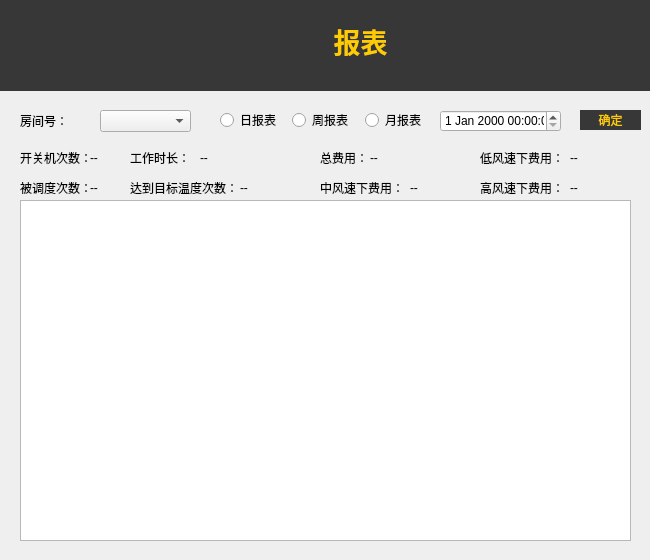
<?xml version="1.0" encoding="UTF-8"?>
<ui version="4.0">
 <class>reportDialog</class>
 <widget class="QDialog" name="reportDialog">
  <property name="windowModality">
   <enum>Qt::ApplicationModal</enum>
  </property>
  <property name="geometry">
   <rect>
    <x>0</x>
    <y>0</y>
    <width>650</width>
    <height>560</height>
   </rect>
  </property>
  <property name="minimumSize">
   <size>
    <width>650</width>
    <height>560</height>
   </size>
  </property>
  <property name="maximumSize">
   <size>
    <width>650</width>
    <height>560</height>
   </size>
  </property>
  <property name="windowTitle">
   <string>生成报表</string>
  </property>
  <property name="windowIcon">
   <iconset>
    <normaloff>:/icon/Icon/main.png</normaloff>:/icon/Icon/main.png</iconset>
  </property>
  <widget class="QTableView" name="tableView">
   <property name="geometry">
    <rect>
     <x>20</x>
     <y>200</y>
     <width>611</width>
     <height>341</height>
    </rect>
   </property>
  </widget>
  <widget class="QDateTimeEdit" name="dateTimeEdit">
   <property name="geometry">
    <rect>
     <x>440</x>
     <y>110</y>
     <width>121</width>
     <height>22</height>
    </rect>
   </property>
  </widget>
  <widget class="QPushButton" name="buttonOk">
   <property name="geometry">
    <rect>
     <x>580</x>
     <y>110</y>
     <width>61</width>
     <height>20</height>
    </rect>
   </property>
   <property name="styleSheet">
    <string notr="true">color: rgb(255, 204, 1);
background-color: rgb(55, 55, 55);
border-style: solid</string>
   </property>
   <property name="text">
    <string>确定</string>
   </property>
  </widget>
  <widget class="QComboBox" name="roomNumComboBox">
   <property name="geometry">
    <rect>
     <x>100</x>
     <y>110</y>
     <width>91</width>
     <height>22</height>
    </rect>
   </property>
   <property name="styleSheet">
    <string notr="true"/>
   </property>
  </widget>
  <widget class="QLabel" name="label">
   <property name="geometry">
    <rect>
     <x>20</x>
     <y>110</y>
     <width>61</width>
     <height>21</height>
    </rect>
   </property>
   <property name="text">
    <string>房间号：</string>
   </property>
  </widget>
  <widget class="QLabel" name="label_2">
   <property name="geometry">
    <rect>
     <x>20</x>
     <y>150</y>
     <width>91</width>
     <height>16</height>
    </rect>
   </property>
   <property name="text">
    <string>开关机次数：</string>
   </property>
  </widget>
  <widget class="QLabel" name="powerLabel">
   <property name="geometry">
    <rect>
     <x>90</x>
     <y>150</y>
     <width>54</width>
     <height>16</height>
    </rect>
   </property>
   <property name="text">
    <string>--</string>
   </property>
  </widget>
  <widget class="QLabel" name="label_4">
   <property name="geometry">
    <rect>
     <x>320</x>
     <y>150</y>
     <width>51</width>
     <height>16</height>
    </rect>
   </property>
   <property name="text">
    <string>总费用：</string>
   </property>
  </widget>
  <widget class="QLabel" name="costLabel">
   <property name="geometry">
    <rect>
     <x>370</x>
     <y>150</y>
     <width>54</width>
     <height>16</height>
    </rect>
   </property>
   <property name="text">
    <string>--</string>
   </property>
  </widget>
  <widget class="QWidget" name="layoutWidget">
   <property name="geometry">
    <rect>
     <x>220</x>
     <y>110</y>
     <width>211</width>
     <height>20</height>
    </rect>
   </property>
   <layout class="QHBoxLayout" name="horizontalLayout">
    <item>
     <widget class="QRadioButton" name="dayRadioButton">
      <property name="text">
       <string>日报表</string>
      </property>
     </widget>
    </item>
    <item>
     <widget class="QRadioButton" name="weekRadioButton">
      <property name="text">
       <string>周报表</string>
      </property>
     </widget>
    </item>
    <item>
     <widget class="QRadioButton" name="monthRadioButton">
      <property name="text">
       <string>月报表</string>
      </property>
     </widget>
    </item>
   </layout>
  </widget>
  <widget class="QLabel" name="label_5">
   <property name="geometry">
    <rect>
     <x>260</x>
     <y>20</y>
     <width>48</width>
     <height>48</height>
    </rect>
   </property>
   <property name="text">
    <string/>
   </property>
   <property name="pixmap">
    <pixmap>:/icon/Icon/report_yellow.png</pixmap>
   </property>
  </widget>
  <widget class="QLabel" name="label_6">
   <property name="geometry">
    <rect>
     <x>330</x>
     <y>20</y>
     <width>61</width>
     <height>41</height>
    </rect>
   </property>
   <property name="font">
    <font>
     <family>宋体</family>
     <pointsize>20</pointsize>
     <weight>75</weight>
     <bold>true</bold>
    </font>
   </property>
   <property name="styleSheet">
    <string notr="true">color: rgb(255, 204, 1);</string>
   </property>
   <property name="text">
    <string>报表</string>
   </property>
   <property name="alignment">
    <set>Qt::AlignCenter</set>
   </property>
  </widget>
  <widget class="QLabel" name="label_3">
   <property name="geometry">
    <rect>
     <x>0</x>
     <y>0</y>
     <width>651</width>
     <height>91</height>
    </rect>
   </property>
   <property name="minimumSize">
    <size>
     <width>0</width>
     <height>0</height>
    </size>
   </property>
   <property name="styleSheet">
    <string notr="true">background-color: rgb(55, 55, 55);</string>
   </property>
   <property name="text">
    <string/>
   </property>
  </widget>
  <widget class="QLabel" name="label_7">
   <property name="geometry">
    <rect>
     <x>480</x>
     <y>150</y>
     <width>81</width>
     <height>16</height>
    </rect>
   </property>
   <property name="text">
    <string>低风速下费用：</string>
   </property>
  </widget>
  <widget class="QLabel" name="label_8">
   <property name="geometry">
    <rect>
     <x>570</x>
     <y>150</y>
     <width>54</width>
     <height>16</height>
    </rect>
   </property>
   <property name="text">
    <string>--</string>
   </property>
  </widget>
  <widget class="QLabel" name="label_9">
   <property name="geometry">
    <rect>
     <x>20</x>
     <y>180</y>
     <width>71</width>
     <height>16</height>
    </rect>
   </property>
   <property name="text">
    <string>被调度次数：</string>
   </property>
  </widget>
  <widget class="QLabel" name="label_10">
   <property name="geometry">
    <rect>
     <x>90</x>
     <y>180</y>
     <width>54</width>
     <height>16</height>
    </rect>
   </property>
   <property name="text">
    <string>--</string>
   </property>
  </widget>
  <widget class="QLabel" name="label_11">
   <property name="geometry">
    <rect>
     <x>320</x>
     <y>180</y>
     <width>81</width>
     <height>16</height>
    </rect>
   </property>
   <property name="text">
    <string>中风速下费用：</string>
   </property>
  </widget>
  <widget class="QLabel" name="label_12">
   <property name="geometry">
    <rect>
     <x>410</x>
     <y>180</y>
     <width>54</width>
     <height>16</height>
    </rect>
   </property>
   <property name="text">
    <string>--</string>
   </property>
  </widget>
  <widget class="QLabel" name="label_13">
   <property name="geometry">
    <rect>
     <x>480</x>
     <y>180</y>
     <width>81</width>
     <height>16</height>
    </rect>
   </property>
   <property name="text">
    <string>高风速下费用：</string>
   </property>
  </widget>
  <widget class="QLabel" name="label_14">
   <property name="geometry">
    <rect>
     <x>570</x>
     <y>180</y>
     <width>54</width>
     <height>16</height>
    </rect>
   </property>
   <property name="text">
    <string>--</string>
   </property>
  </widget>
  <widget class="QLabel" name="label_15">
   <property name="geometry">
    <rect>
     <x>130</x>
     <y>150</y>
     <width>61</width>
     <height>16</height>
    </rect>
   </property>
   <property name="text">
    <string>工作时长：</string>
   </property>
  </widget>
  <widget class="QLabel" name="label_16">
   <property name="geometry">
    <rect>
     <x>200</x>
     <y>150</y>
     <width>54</width>
     <height>16</height>
    </rect>
   </property>
   <property name="text">
    <string>--</string>
   </property>
  </widget>
  <widget class="QLabel" name="label_17">
   <property name="geometry">
    <rect>
     <x>130</x>
     <y>180</y>
     <width>111</width>
     <height>16</height>
    </rect>
   </property>
   <property name="text">
    <string>达到目标温度次数：</string>
   </property>
  </widget>
  <widget class="QLabel" name="label_18">
   <property name="geometry">
    <rect>
     <x>240</x>
     <y>180</y>
     <width>54</width>
     <height>16</height>
    </rect>
   </property>
   <property name="text">
    <string>--</string>
   </property>
  </widget>
  <zorder>tableView</zorder>
  <zorder>dateTimeEdit</zorder>
  <zorder>buttonOk</zorder>
  <zorder>roomNumComboBox</zorder>
  <zorder>label</zorder>
  <zorder>label_2</zorder>
  <zorder>powerLabel</zorder>
  <zorder>label_4</zorder>
  <zorder>costLabel</zorder>
  <zorder>layoutWidget</zorder>
  <zorder>label_3</zorder>
  <zorder>label_5</zorder>
  <zorder>label_6</zorder>
  <zorder>label_7</zorder>
  <zorder>label_8</zorder>
  <zorder>label_9</zorder>
  <zorder>label_10</zorder>
  <zorder>label_11</zorder>
  <zorder>label_12</zorder>
  <zorder>label_13</zorder>
  <zorder>label_14</zorder>
  <zorder>label_15</zorder>
  <zorder>label_16</zorder>
  <zorder>label_17</zorder>
  <zorder>label_18</zorder>
 </widget>
 <resources/>
 <connections/>
</ui>
